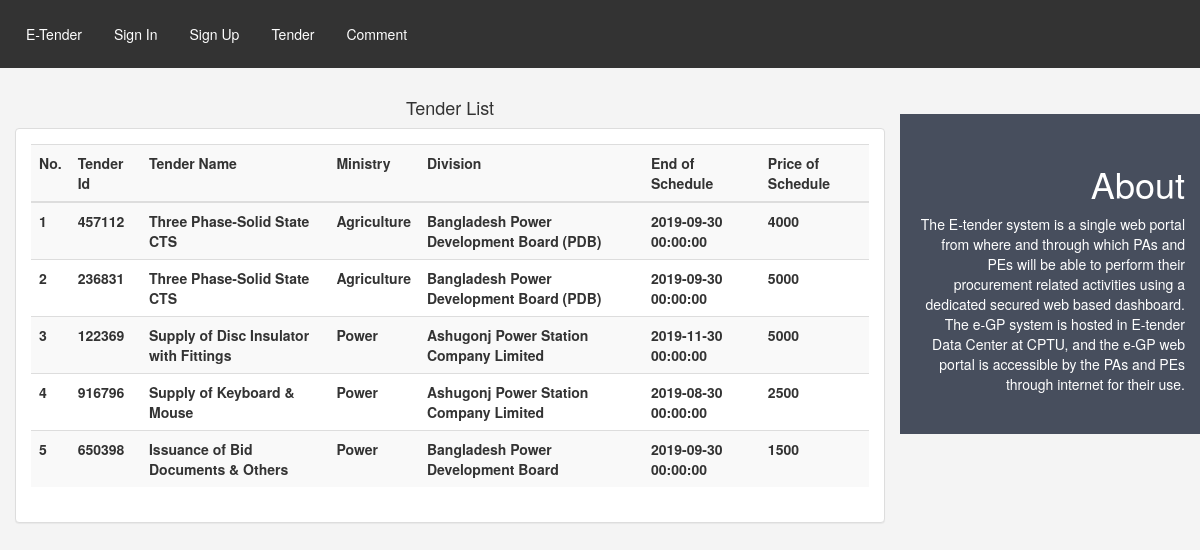
The page / on the database its author committed.
### tables this page shows
CREATE TABLE `tenders` (
  `tender_id` int(11) NOT NULL,
  `tender_name` varchar(255) NOT NULL,
  `tender_price` decimal(10,0) NOT NULL,
  `tender_work` text NOT NULL,
  `tender_no` text NOT NULL,
  `publish_date` date NOT NULL,
  `selling_end_date` date NOT NULL,
  `tender_opening_date` datetime NOT NULL,
  `tender_closing_date` datetime NOT NULL,
  `ministry_id` int(11) NOT NULL,
  `division_id` int(11) NOT NULL,
  `subdivision_id` int(11) NOT NULL,
  `constructor_id` int(11) NOT NULL DEFAULT '0',
  `tender_image` varchar(255) NOT NULL,
  `tender_des` text NOT NULL,
  `pe_office` varchar(255) NOT NULL,
  `tender_source` varchar(255) NOT NULL,
  `tender_location` varchar(255) NOT NULL,
  `tender_type` varchar(255) NOT NULL,
  `tender_nature` varchar(255) NOT NULL,
  `tender_entity` varchar(255) NOT NULL,
  `tender_method` varchar(255) NOT NULL,
  `tender_qualification` varchar(255) NOT NULL,
  `tender_status` tinyint(1) NOT NULL DEFAULT '1',
  `tender_doc` datetime NOT NULL,
  `tender_dom` timestamp NOT NULL DEFAULT CURRENT_TIMESTAMP,
  `tender_creator` int(11) NOT NULL
);

CREATE TABLE `ministries` (
  `ministry_id` int(11) NOT NULL,
  `ministry_name` varchar(255) NOT NULL,
  `ministry_status` tinyint(1) NOT NULL DEFAULT '1',
  `ministry_doc` datetime NOT NULL,
  `ministry_dom` timestamp NOT NULL DEFAULT CURRENT_TIMESTAMP,
  `ministry_creator` int(11) NOT NULL
);

CREATE TABLE `divisions` (
  `division_id` int(11) NOT NULL,
  `division_name` varchar(255) NOT NULL,
  `ministry_id` int(11) NOT NULL,
  `division_status` tinyint(1) NOT NULL DEFAULT '1',
  `division_doc` datetime NOT NULL,
  `division_dom` timestamp NOT NULL DEFAULT CURRENT_TIMESTAMP ON UPDATE CURRENT_TIMESTAMP,
  `division_creator` int(11) NOT NULL
);

### index.php (the view, shortened to what this page needs)
<?php
  include 'database_connect.php';
?>
<!DOCTYPE html>
<html>
<head>
<link rel="stylesheet" type="text/css" href="indexstyle.css">
<link href="bootstrap.min.css" rel="stylesheet">
<link href="style.css" rel="stylesheet">
<body>
<div>
    <ul>
        <li><a href="index.php">E-Tender</a></li>
        <li><a href="signin.php">Sign In</a></li>
        <li><a href="signup.php">Sign Up</a></li>
        <li class="dropdown">
          <a href="javascript:void(0)" class="dropbtn">Tender</a>
          <div class="dropdown-content">
        <li><a href="indexcomment.php">Comment</a></li>
          </div>
        </li>
      </ul>
    <div class="main content col-lg-9">
        <div class="tenderlst">
          <h4 class="tenerlst">Tender List</h4>
        </div>
        <div class="panel panel-default">
          <div class="panel-body">
            <table class="table table-striped table-hover">
              <tr>
                <th>No.</th>
                <th>Tender Id</th>
                <th>Tender Name </th>
                <th>Ministry</th>
                <th>Division</th>
                <th>End of Schedule</th>
                <th>Price of Schedule </th>
              </tr>
              <tbody>
                <?php
                  $sql="select * from tenders join divisions where tenders.division_id = divisions.division_id";
                  $res = mysqli_query($conn,$sql);
                  $count=0;
                  while($row = mysqli_fetch_array($res))
                  {
                    $ministry_id = $row['ministry_id'];
                    $sql1="select * from ministries where ministry_id = $ministry_id";
                    $res1 = mysqli_query($conn,$sql1);
                    $data = mysqli_fetch_array($res1);
                    $count++;
                ?>
                <tr>
                  <th><?php echo $count;?></th>
                  <th><?php echo $row['tender_no'];?></th>
                  <th><?php echo $row['tender_name'];?></th>
                  <th><?php echo $data['ministry_name'];?></th>
                  <th><?php echo $row['division_name'];?></th>
                  <th><?php echo $row['tender_closing_date'];?></th>
                  <th><?php echo $row['tender_price'];?></th>
                </tr>
                <?php } ?>
              </tbody>
            </table>
          </div>
        </div>
    </div>
    <div class="about-section col-lg-3" style="margin-top: 3%;">
      <h1>About</h1>
      <p>The E-tender system is a single web portal from where and through which PAs and PEs will be able to perform their procurement related activities using a dedicated secured web based dashboard. The e-GP system is hosted in E-tender Data Center at CPTU, and the e-GP web portal is accessible by the PAs and PEs through internet for their use.</p>
    </div>
</div>
</body>
</html>

### indexstyle.css (style rules this page uses)
ul { list-style-type: none; margin: 0; padding: 10px; overflow: hidden; background-color: #333; }
li { float: left; }
li a, .dropbtn { display: inline-block; color: white; text-align: center; padding: 14px 16px; text-decoration: none; }
li.dropdown { display: inline-block; }
.dropdown-content { display: none; position: absolute; background-color: #f9f9f9; min-width: 160px; box-shadow: 0px 8px 16px 0px rgba(0,0,0,0.2); z-index: 1; }
.about-section { width: 80px; margin-top: 10px; margin-bottom: 150px; float: right; padding: 30px; text-align: right; background-color: #474e5d; color: white; }
.main { float: left; width: 60%; }

### style.css (style rules this page uses)
body { background:#f4f4f4; }
.tenderlst { margin-top: 20px; }
.tenerlst { text-align: center; }

### rows shown on the page
tenders: tender_no "457112", tender_name "Three Phase-Solid State CTS", ministry.ministry_name "Agriculture", division.division_name "Bangladesh Power Development Board (PDB)", tender_closing_date "2019-09-30 00:00:00", tender_price "4000"
tenders: tender_no "236831", tender_name "Three Phase-Solid State CTS", ministry.ministry_name "Agriculture", division.division_name "Bangladesh Power Development Board (PDB)", tender_closing_date "2019-09-30 00:00:00", tender_price "5000"
tenders: tender_no "122369", tender_name "Supply of Disc Insulator with Fittings", ministry.ministry_name "Power", division.division_name "Ashugonj Power Station Company Limited", tender_closing_date "2019-11-30 00:00:00", tender_price "5000"
tenders: tender_no "916796", tender_name "Supply of Keyboard & Mouse", ministry.ministry_name "Power", division.division_name "Ashugonj Power Station Company Limited", tender_closing_date "2019-08-30 00:00:00", tender_price "2500"
tenders: tender_no "650398", tender_name "Issuance of Bid Documents & Others", ministry.ministry_name "Power", division.division_name "Bangladesh Power Development Board", tender_closing_date "2019-09-30 00:00:00", tender_price "1500"
